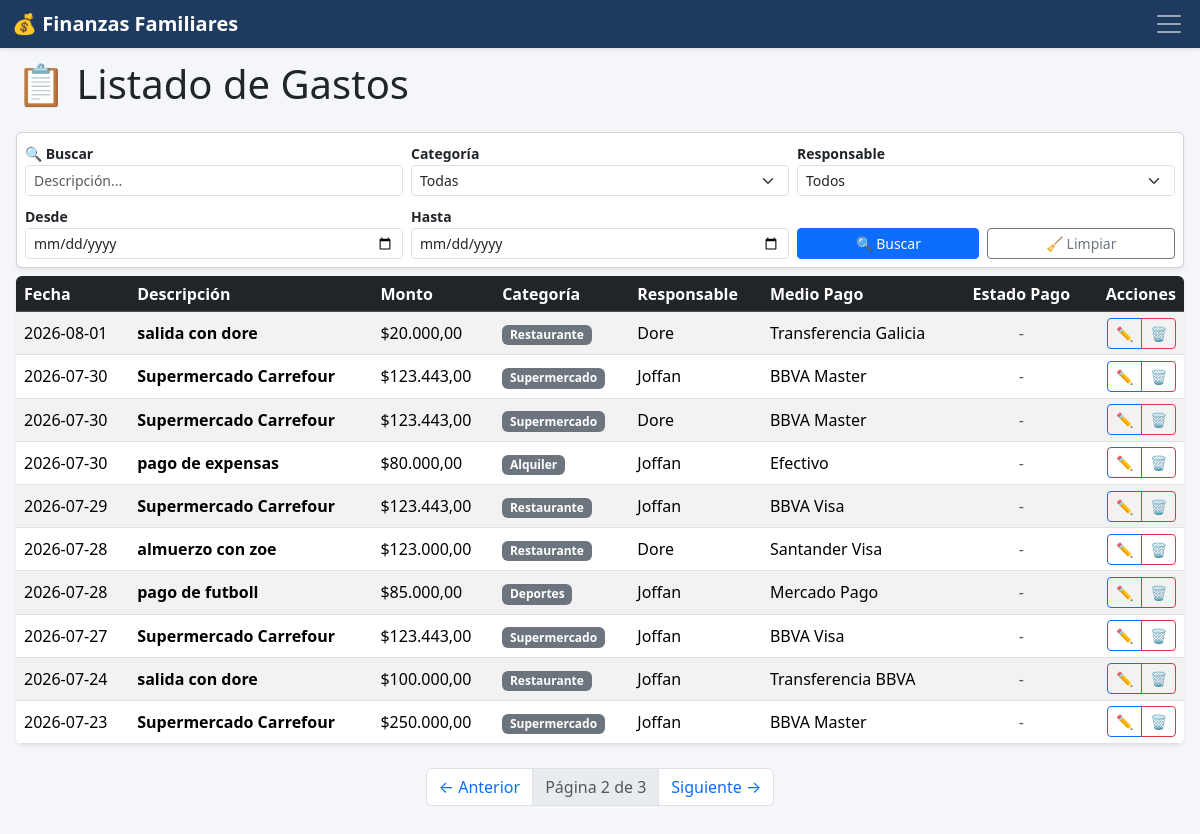
The app's page /gastos?pagina=2&orden=fecha&dir=desc&q=&categoria=&responsable=&fecha_desde=&fecha_hasta= with its own data.
### app.py (models this page shows)
class Gasto(db.Model):
    id = db.Column(db.Integer, primary_key=True)
    fecha = db.Column(db.String(20))
    descripcion = db.Column(db.String(200))
    monto = db.Column(db.Float)
    categoria = db.Column(db.String(50))
    responsable = db.Column(db.String(50))
    medio_pago = db.Column(db.String(50))
    gasto_recurrente_id = db.Column(db.Integer, db.ForeignKey('gasto_recurrente.id'), nullable=True)
    pagado = db.Column(db.Boolean, default=False)
    recurrente = db.relationship('GastoRecurrente', backref='gastos_generados', lazy=True)

### app.py (the view)
@app.route('/gastos')
def listar_gastos():
    pagina = request.args.get('pagina', 1, type=int)
    orden = request.args.get('orden', 'fecha')
    direccion = request.args.get('dir', 'desc')
    q = request.args.get('q', '').strip()
    categoria = request.args.get('categoria', '')
    responsable = request.args.get('responsable', '')
    fecha_desde = request.args.get('fecha_desde', '')
    fecha_hasta = request.args.get('fecha_hasta', '')
    query = Gasto.query
    if q:
        query = query.filter(Gasto.descripcion.ilike(f'%{q}%'))
    if categoria:
        query = query.filter(Gasto.categoria == categoria)
    if responsable:
        query = query.filter(Gasto.responsable == responsable)
    if fecha_desde:
        query = query.filter(Gasto.fecha >= fecha_desde)
    if fecha_hasta:
        query = query.filter(Gasto.fecha <= fecha_hasta)
    columna_orden = getattr(Gasto, orden, Gasto.fecha)
    if direccion == 'desc':
        query = query.order_by(columna_orden.desc())
    else:
        query = query.order_by(columna_orden.asc())
    gastos = query.paginate(page=pagina, per_page=10)
    categorias = [c[0] for c in db.session.query(Gasto.categoria).distinct().all() if c[0]]
    responsables = [r[0] for r in db.session.query(Gasto.responsable).distinct().all() if r[0]]
    if not categorias:
        categorias = ["Supermercado", "Restaurante", "Alquiler", "Agua", "Luz", "Gas", "Internet", "Telefono", "Educación", "Deportes", "Transporte", "Salud", "Vacaciones", "Fondo de Retiro", "Gastos Personales"]
    if not responsables:
        responsables = ["Joffan", "Dore"]
    return render_template(
        'gastos.html',
        gastos=gastos,
        orden=orden,
        direccion=direccion,
        categorias=sorted(categorias),
        responsables=sorted(responsables),
        q=q,
        categoria_sel=categoria,
        responsable_sel=responsable,
        fecha_desde=fecha_desde,
        fecha_hasta=fecha_hasta
    )

### app.py (called while the page is built)
@app.template_filter('moneda')
def moneda(valor):
    if valor is None:
        return "0,00"
    return f"{valor:,.2f}".replace(",", "X").replace(".", ",").replace("X", ".")

### templates/gastos.html (shortened to what this page needs)
{% extends "base.html" %}
{% block contenido %}
<h1 class="mb-4">📋 Listado de Gastos</h1>
<form method="get" class="card shadow-sm p-2 mb-3 w-100">
    <div class="row g-2">
        <div class="col-12 col-md-4">
            <label for="buscar" class="form-label fw-bold small mb-0 fs-7">🔍 Buscar</label>
            <input type="text" id="buscar" name="q" class="form-control form-control-sm" placeholder="Descripción..." value="{{ q }}">
        </div>
        <div class="col-12 col-md-4">
            <label for="categoria" class="form-label fw-bold small mb-0 fs-7">Categoría</label>
            <select id="categoria" name="categoria" class="form-select form-select-sm">
                <option value="">Todas</option>
            </select>
        </div>
        <div class="col-12 col-md-4">
            <label for="responsable" class="form-label fw-bold small mb-0 fs-7">Responsable</label>
            <select id="responsable" name="responsable" class="form-select form-select-sm">
                <option value="">Todos</option>
            </select>
        </div>
        <div class="col-12 col-md-4">
            <label for="desde" class="form-label fw-bold small mb-0 fs-7">Desde</label>
            <input type="date" id="desde" name="fecha_desde" class="form-control form-control-sm" value="{{ fecha_desde }}">
        </div>
        <div class="col-12 col-md-4">
            <label for="hasta" class="form-label fw-bold small mb-0 fs-7">Hasta</label>
            <input type="date" id="hasta" name="fecha_hasta" class="form-control form-control-sm" value="{{ fecha_hasta }}">
        </div>
        <div class="col-12 col-md-4 d-flex align-items-end">
            <div class="d-flex gap-2 w-100">
                <button type="submit" class="btn btn-sm btn-primary flex-fill text-nowrap" title="Aplicar filtros de búsqueda">🔍 Buscar</button>
                <a href="{{ url_for('listar_gastos') }}" class="btn btn-sm btn-outline-secondary flex-fill text-nowrap" title="Limpiar filtros de búsqueda">🧹 Limpiar</a>
            </div>
        </div>
    </div>
</form>
<div class="table-responsive shadow-sm rounded">
    <table class="table table-striped table-hover align-middle mb-0">
        <thead class="table-dark text-nowrap">
            <tr>
                <th><a href="/gastos?orden=fecha&dir={% if direccion == 'asc' %}desc{% else %}asc{% endif %}&q={{ q }}&categoria={{ categoria_sel }}&responsable={{ responsable_sel }}&fecha_desde={{ fecha_desde }}&fecha_hasta={{ fecha_hasta }}" class="text-white text-decoration-none">Fecha</a></th>
                <th><a href="/gastos?orden=descripcion&dir={% if direccion == 'asc' %}desc{% else %}asc{% endif %}&q={{ q }}&categoria={{ categoria_sel }}&responsable={{ responsable_sel }}&fecha_desde={{ fecha_desde }}&fecha_hasta={{ fecha_hasta }}" class="text-white text-decoration-none">Descripción</a></th>
                <th><a href="/gastos?orden=monto&dir={% if direccion == 'asc' %}desc{% else %}asc{% endif %}&q={{ q }}&categoria={{ categoria_sel }}&responsable={{ responsable_sel }}&fecha_desde={{ fecha_desde }}&fecha_hasta={{ fecha_hasta }}" class="text-white text-decoration-none">Monto</a></th>
                <th>Categoría</th>
                <th>Responsable</th>
                <th>Medio Pago</th>
                <th class="text-center">Estado Pago</th>
                <th class="text-end">Acciones</th>
            </tr>
        </thead>
        <tbody>
            {% for gasto in gastos.items %}
            <tr>
                <td class="text-nowrap">{{ gasto.fecha }}</td>
                <td>
                    <strong>{{ gasto.descripcion }}</strong>
                </td>
                <td class="text-nowrap">${{ gasto.monto | moneda }}</td>
                <td><span class="badge bg-secondary">{{ gasto.categoria }}</span></td>
                <td>{{ gasto.responsable }}</td>
                <td>{{ gasto.medio_pago }}</td>
                <td class="text-center text-nowrap">
                    {% if gasto.gasto_recurrente_id %}
                        {% if gasto.pagado %}
                            <a href="{{ url_for('toggle_pago_gasto', id=gasto.id) }}" class="btn btn-sm btn-success text-nowrap" title="Marcar como no pagado">✅ Pagado</a>
                        {% else %}
                            <a href="{{ url_for('toggle_pago_gasto', id=gasto.id) }}" class="btn btn-sm btn-outline-warning text-nowrap">⏳ Pendiente</a>
                        {% endif %}
                    {% else %}
                        <span class="text-muted">-</span>
                    {% endif %}
                </td>
                <td class="text-end text-nowrap">
                    <div class="btn-group btn-group-sm" role="group" aria-label="Acciones">
                        <a href="{{ url_for('editar_gasto', id=gasto.id) }}" class="btn btn-outline-primary" title="Editar">✏️</a>
                        <a href="{{ url_for('eliminar_gasto', id=gasto.id) }}" class="btn btn-outline-danger" onclick="return confirm('¿Eliminar gasto?')" title="Eliminar">🗑️</a>
                    </div>
                </td>
            </tr>
            {% else %}
            <tr>
                <td colspan="8" class="text-center py-4 text-muted">
                    No se encontraron gastos que coincidan con la búsqueda.
                </td>
            </tr>
            {% endfor %}
        </tbody>
    </table>
</div>
<nav class="mt-4">
    <ul class="pagination justify-content-center">
        {% if gastos.has_prev %}
        <li class="page-item">
            <a href="/gastos?pagina={{ gastos.prev_num }}&orden={{ orden }}&dir={{ direccion }}&q={{ q }}&categoria={{ categoria_sel }}&responsable={{ responsable_sel }}&fecha_desde={{ fecha_desde }}&fecha_hasta={{ fecha_hasta }}" class="page-link">← Anterior</a>
        </li>
        {% endif %}
        <li class="page-item disabled">
            <a href="#" class="page-link">Página {{ gastos.page }} de {{ gastos.pages if gastos.pages > 0 else 1 }}</a>
        </li>
        {% if gastos.has_next %}
        <li class="page-item">
            <a href="/gastos?pagina={{ gastos.next_num }}&orden={{ orden }}&dir={{ direccion }}&q={{ q }}&categoria={{ categoria_sel }}&responsable={{ responsable_sel }}&fecha_desde={{ fecha_desde }}&fecha_hasta={{ fecha_hasta }}" class="page-link">Siguiente →</a>
        </li>
        {% endif %}
    </ul>
</nav>
{% endblock %}

### templates/base.html (style rules this page uses)
body { background-color: #f5f6fa; }
.card { margin-bottom: 0.5rem !important; }
.table td, .table th { padding: 0.35rem 0.5rem !important; vertical-align: middle; }

### records on screen
Gasto: fecha "2026-08-01", descripcion "salida con dore", monto|moneda "20.000,00", categoria "Restaurante", responsable "Dore", medio_pago "Transferencia Galicia"
Gasto: fecha "2026-07-30", descripcion "Supermercado Carrefour", monto|moneda "123.443,00", categoria "Supermercado", responsable "Joffan", medio_pago "BBVA Master"
Gasto: fecha "2026-07-30", descripcion "Supermercado Carrefour", monto|moneda "123.443,00", categoria "Supermercado", responsable "Dore", medio_pago "BBVA Master"
Gasto: fecha "2026-07-30", descripcion "pago de expensas", monto|moneda "80.000,00", categoria "Alquiler", responsable "Joffan", medio_pago "Efectivo"
Gasto: fecha "2026-07-29", descripcion "Supermercado Carrefour", monto|moneda "123.443,00", categoria "Restaurante", responsable "Joffan", medio_pago "BBVA Visa"
Gasto: fecha "2026-07-28", descripcion "almuerzo con zoe", monto|moneda "123.000,00", categoria "Restaurante", responsable "Dore", medio_pago "Santander Visa"
Gasto: fecha "2026-07-28", descripcion "pago de futboll", monto|moneda "85.000,00", categoria "Deportes", responsable "Joffan", medio_pago "Mercado Pago"
Gasto: fecha "2026-07-27", descripcion "Supermercado Carrefour", monto|moneda "123.443,00", categoria "Supermercado", responsable "Joffan", medio_pago "BBVA Visa"
Gasto: fecha "2026-07-24", descripcion "salida con dore", monto|moneda "100.000,00", categoria "Restaurante", responsable "Joffan", medio_pago "Transferencia BBVA"
Gasto: fecha "2026-07-23", descripcion "Supermercado Carrefour", monto|moneda "250.000,00", categoria "Supermercado", responsable "Joffan", medio_pago "BBVA Master"

### other values on screen
{{ gastos.page }} "2"
{{ gastos.pages if gastos.pages > 0 else 1 }} "3"
